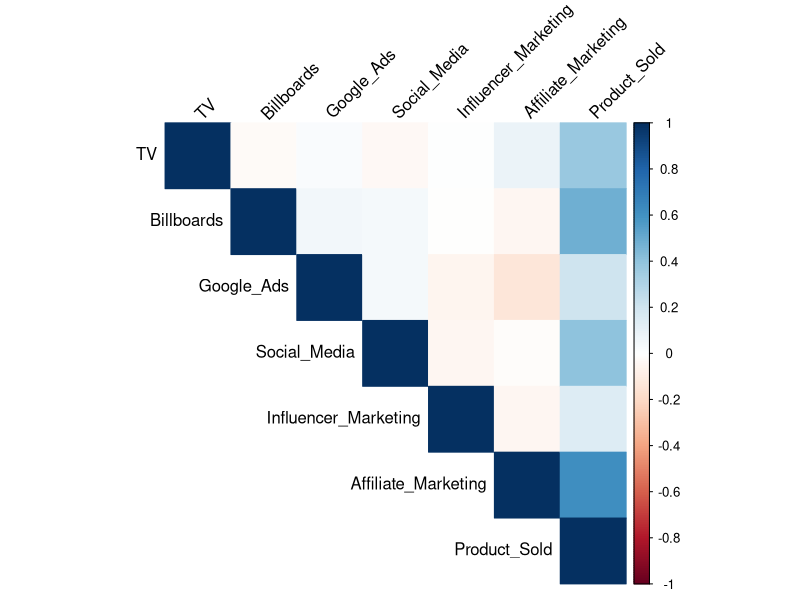
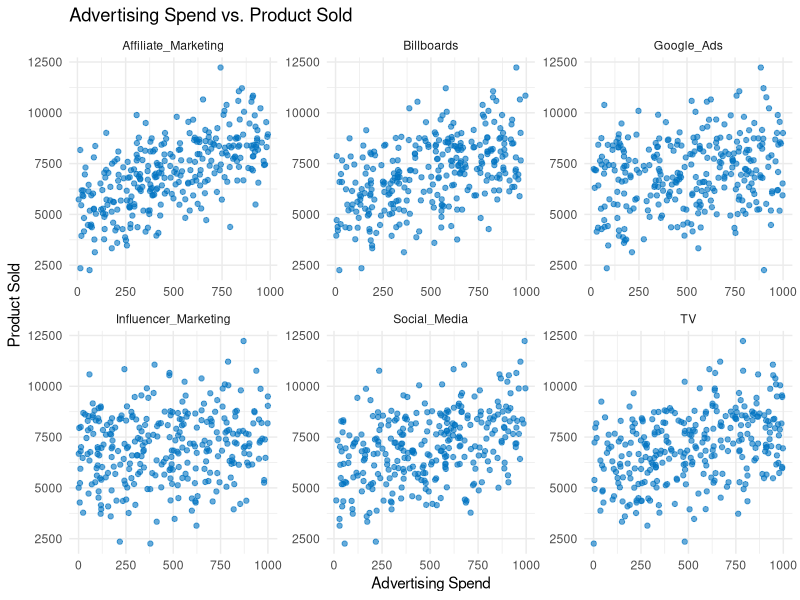
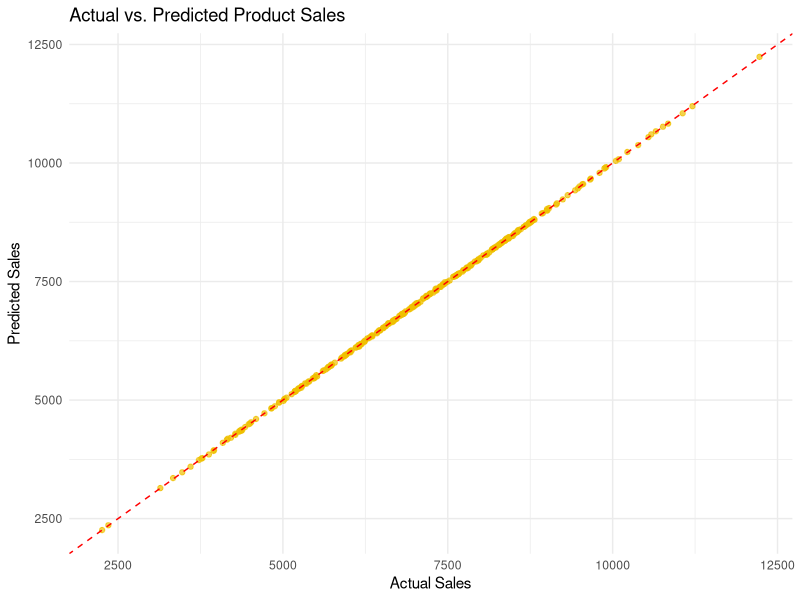

These figures' R source, in order:
## ---- chunk 1
#| message: false
#| warning: false
# Libraries
library(tidyverse)
library(ggplot2)
library(corrplot)
## ---- chunk 2
# Data
data <- read.csv("Advertising_Data.csv")
## ---- chunk 3
# Correlation Heatmap
corr_matrix <- cor(data)
corrplot(corr_matrix, method = "color", type = "upper", tl.col = "black", tl.srt = 45)
## ---- chunk 4
# Scatter Plots
data_long <- data %>%
  pivot_longer(cols = -Product_Sold, names_to = "Channel", values_to = "Spend")

ggplot(data_long, aes(x = Spend, y = Product_Sold)) +
  geom_point(alpha = 0.6, color = "#0073C2FF") +
  facet_wrap(~ Channel, scales = "free") +
  theme_minimal() +
  labs(title = "Advertising Spend vs. Product Sold", x = "Advertising Spend", y = "Product Sold")
## ---- chunk 5
# Multiple Linear Regression
model <- lm(Product_Sold ~ ., data = data)
data$Predicted_Sales <- predict(model, data)

ggplot(data, aes(x = Product_Sold, y = Predicted_Sales)) +
  geom_point(color = "#EFC000FF", alpha = 0.7) +
  geom_abline(slope = 1, intercept = 0, linetype = "dashed", color = "red") +
  theme_minimal() +
  labs(title = "Actual vs. Predicted Product Sales", x = "Actual Sales", y = "Predicted Sales")
